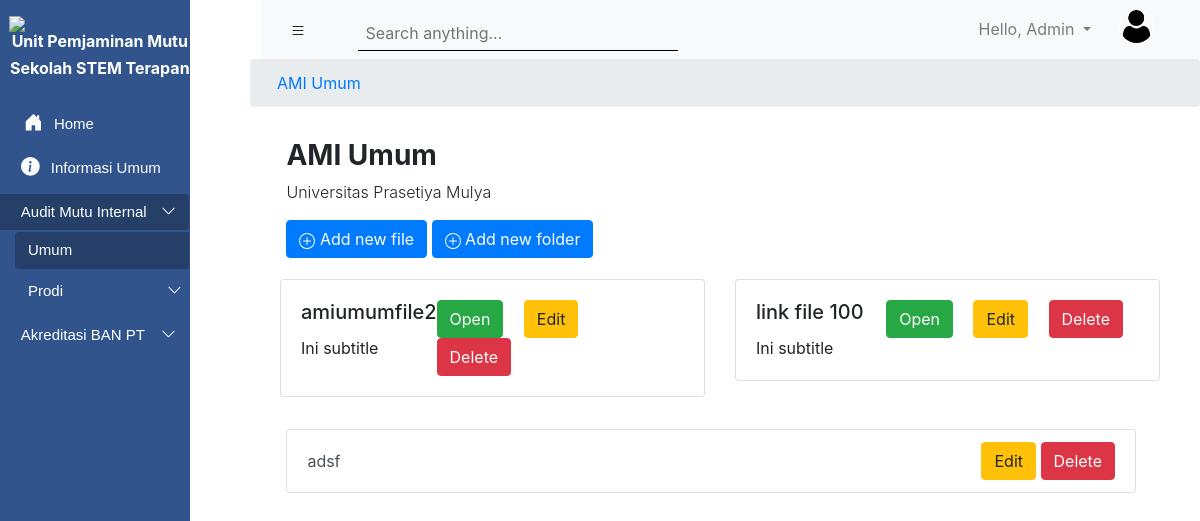
Screenshot of /subfolder1/5/ (signed in) with the database file from the repository.
### upmsite/models.py (models this page shows, shortened)
class Folder(models.Model):
    listKategori = (
        ('AMI', 'AMI'),
        ('ABPT', 'ABPT'),
        ('Informasi Umum', 'Informasi Umum'),
    )
    nama_folder = models.CharField(default='', max_length=256)
    nama_prodi = models.ForeignKey(ProgramStudi, on_delete=models.CASCADE, blank = True, null = True)
    kategori = models.CharField(max_length=50, choices=listKategori)
    public_status = models.BooleanField(default = True)
    created_at = models.DateTimeField(auto_now_add=True)
    updated_at = models.DateTimeField(auto_now=True)
    isAllowNewFolder = models.BooleanField(default = True)
    isAllowNewFile = models.BooleanField(default = True)
    class Meta:
        ordering = ['-updated_at']

class File(models.Model):
    nama_file = models.CharField(max_length=250)
    nama_folder = models.ForeignKey(Folder, on_delete=models.CASCADE, blank = True, null = True)
    file_attachment = models.FileField(blank = True, null = True)
    public_status = models.BooleanField(default=True)

class SubFolder01(models.Model):
    nama_folder = models.CharField(max_length=520)
    parent_folder = models.ForeignKey(Folder, on_delete=models.CASCADE)

### Accounts/models.py (models this page shows)
class User(AbstractUser):
    prodi = models.ForeignKey(ProgramStudi, models.SET_NULL, blank=True, null=True, default=None)
    role_list = (
        ('Admin', 'Admin'),
        ('Faculty Member', 'Faculty Member'),
        ('Professional Staf', 'Professional Staf')
    )
    roles = models.CharField(choices=role_list, max_length=40)
    profile_picture = models.ImageField(null=True, blank=True)
    objects = UserManager

### upmsite/viewscinta.py (the view, shortened to what this page needs)
# urls.py: path('subfolder1/<int:pk_parent>/', viewscinta.SubFolder1List, name="subfolder1-list"),
def SubFolder1List(request, pk_parent):
    roles = request.user.roles
    prodi = request.user.prodi
    semua_prodi = models_account.ProgramStudi.objects.all()
    prodi_terpilih = models_account.ProgramStudi.objects.filter(id=prodi.id)
    ami_umum = models.Folder.objects.filter(nama_prodi=None, kategori='AMI')
    abpt_umum = models.Folder.objects.filter(nama_prodi=None, kategori='ABPT')
    link1 = data_pk_prodidef()
    global data_pk_prodi1
    data_pk_prodi1 = pk_parent
    amiumum = models.Folder.objects.get(id=pk_parent)
    if amiumum.kategori == 'AMI':
        amiumum_folders = models.SubFolder01.objects.filter(parent_folder__id = pk_parent)
        amiumum_files = models.File.objects.filter(nama_folder__id = pk_parent)
        kategori = amiumum.kategori
        print(amiumum.nama_prodi)
        context = {
            'bagian': amiumum.nama_prodi,
            'kategori': kategori,
            'folder': amiumum_folders,
            'files': amiumum_files,
            'pk_parent': pk_parent,
            'link1': link1,
            'judul': amiumum,
        }
    context1 = {
        'roles': roles,
        'ami_umum': ami_umum,
        'abpt_umum': abpt_umum,
        'semua_prodi': semua_prodi,
        'prodi_terpilih': prodi_terpilih,
    }
    return render(request, 'Akreditasi/SubFolder1List.html', {**context , **context1})

### upmsite/viewscinta.py (called while the page is built)
def data_pk_prodidef():
    return data_pk_prodi

### Templates/Akreditasi/SubFolder1List.html (shortened to what this page needs)
{% extends 'main.html' %}
{% load static %}
{% block content %}
<section>
  <nav aria-label="breadcrumb">
      <ol class="breadcrumb">
        {% if kategori == 'Informasi Umum' %}
        <li class="breadcrumb-item"><a href="{% url 'folder-list' kategori=kategori pk_prodi=link1 %}">{{kategori}}</a></li>
        <li class="breadcrumb-item active" aria-current="page" href="">{{judul.nama_folder}}</li>
        {% elif bagian == None %}
        <li class="breadcrumb-item"><a href="">{{judul.nama_folder}}</a></li>
        {% else %}
        <li class="breadcrumb-item"><a href="{% url 'folder-list' kategori=kategori pk_prodi=link1 %}">{{kategori}} {{bagian}}</a></li>
        <li class="breadcrumb-item active" aria-current="page" href="">{{judul.nama_folder}}</li>
        {% endif %}
      </ol>
  </nav>
</section>
  <section class="page-title" style="margin-left: 17.9rem; ">
      <h3 class="font-weight-bold">{{judul.nama_folder}}</h3>
      <p class="font-weight-light">Universitas Prasetiya Mulya</p>
      {%if kategori == 'AMI' %}
      <a class="btn btn-primary" href="{% url 'file-create' pk_parent %}">
        Add new file
      </a>
      <a class="btn btn-primary" href="{% url 'subfolder1-create' pk_parent %}">
        Add new folder
      </a>
      {% endif %}
  </section>
  <section class="folder-card">
    <div class="box-inside">
    <div class="row">
      {% if kategori == 'AMI' %}
      {% for item in files %}
      <div class="col-sm-6" data-role="card-menus">
        <div class="card card3">
          <div class="card-body">
            <div class="card-inside">
                <div class="card-text-inside">
                    <h5 class="card-title">{{item.nama_file}}</h5>
                    <p class="card-text">Ini subtitle</p>
                </div>
                <div>
                    <a href="{% static item.file_attachment.url %}" class="btn btn-success mr-3 btn-card-menu">Open</a>
                    <a href="{% url 'file-update' pk_parent=item.id %}" class="btn btn-warning mr-3 btn-card-menu">Edit</a>
                    <a href="{% url 'file-delete' pk_parent=item.id %}" class="btn btn-danger mr-3 btn-card-menu">Delete</a>
                </div>
            </div>
          </div>
        </div>
      </div>
      {% endfor %}
    </div>
  </div>
  </section>
      <section class="page-title" style="margin-left: 17.9rem; margin-right: 4rem;">
        <div class="list-group">
          {% for itemfolder in folder %}
            <div type="button" class="list-group-item list-group-item-action button list-main" data-role="list-menus" onclick="window.location='{% url 'subfolder2-list' itemfolder.id %}';">
              <a href="" class="text-decoration-none text-reset">{{itemfolder.nama_folder}}</a>
              <div>
                  <a href="{% url 'subfolder1-update' pk_parent=itemfolder.id %}" class="btn btn-warning btn-card-menu">Edit</a>
                  <a href="{% url 'subfolder1-delete' pk_parent=itemfolder.id %}" class="btn btn-danger btn-card-menu">Delete</a>
              </div>
            </div>
          {%endfor%}
        </div>
      </section>
      {% endif %}
  </section>
{% endblock %}

### Templates/main.html (shortened to what this page needs)
{% load static %}
<!DOCTYPE html>
<html lang="en">
<head>
    <link rel="stylesheet" href="https://stackpath.bootstrapcdn.com/bootstrap/4.5.2/css/bootstrap.min.css">
    <link rel="stylesheet" href="{% static 'css/main.css'%}">
</head>
<body>
    <section class="left_navigation" id="leftSidebar">
        <img src="https://lms.prasetiyamulya.ac.id/pluginfile.php/1/core_admin/logo/0x200/1601623298/logo_upm_putih.png" class="prasmul_logo pt-3">
        <h5 class="upmstem"><strong> Unit Pemjaminan Mutu </strong>  </h5>
        <h5 class="upmstem"><strong> Sekolah STEM Terapan </strong> </h5>
        <div class="accordion navigation_menu pt-3" id="accordionExample">
          <div class="card card1">
            <div class="card-header card1-2" id="headingFour">
              <a class="btn btn-link btn-block text-left button1" type="button" href="{% url 'home' %}">
                  Home
                </a>
            </div>
          </div>
          <div class="card card1">
            <div class="card-head card1-2" id="headingOne">
                <a class="btn btn-link btn-block text-left button1 {% if kategori == 'Informasi Umum' %}main-active{% endif %}" type="button" href="{% url 'folder-list' kategori='Informasi Umum' pk_prodi=1 %}">
                  <div class="button-content">
                      Informasi Umum
                  </div>
                </a>
            </div>
          </div>
            <div class="card card1">
              <div class="card-head card1-2" id="headingTwo">
                <h2 class="mb-0">
                  <button class="btn btn-link btn-block text-left collapsed button1 {% if kategori == 'AMI' %}main-active{% endif %}" id="buttonTest" type="button" data-toggle="collapse" data-target="#collapseTwo" aria-expanded="false" aria-controls="collapseTwo">
                    <div class="button-content-2">
                        <div>Audit Mutu Internal</div>
                        <div class="caret">
                          <svg width="1em" height="1em" viewBox="0 0 16 16" class="bi bi-chevron-up" fill="currentColor" xmlns="http://www.w3.org/2000/svg">
                            <path fill-rule="evenodd" d="M7.646 4.646a.5.5 0 0 1 .708 0l6 6a.5.5 0 0 1-.708.708L8 5.707l-5.646 5.647a.5.5 0 0 1-.708-.708l6-6z"/>
                          </svg>
                        </div>
                    </div>
                  </button>
                </h2>
              </div>
              <div id="collapseTwo" class="{% if kategori == 'AMI'%}collapse show{% else %}collapse{% endif %} buttonTest2" aria-labelledby="headingTwo" data-parent="#accordionExample">
                {% for item in ami_umum %}
                <a class="btn btn-link btn-block text-left button1 ml-4 {% if kategori == 'AMI' and prodi == None %}main-active{% endif %}" type="button" href="{% url 'subfolder1-list' pk_parent=item.id %}">
                  Umum
                </a>
                {% endfor %}
                {% if roles == 'Admin' %}
                <div class="accordion navigation_menu" id="accordionExampleTwo">
                  <div class="card-head card1-2" id="headingFour">
                    <h2 class="mb-0">
                      <button class="btn btn-link btn-block-inside text-left collapsed button1 ml-4 {% if kategori == 'AMI' and prodi != None %}main-active{% endif %}" id="buttonTest" type="button" data-toggle="collapse" data-target="#collapseFour" aria-expanded="false" aria-controls="collapseFour">
                        <div class="button-content-3">
                          <div>Prodi</div>
                          <div class="caret">
                            <svg width="1em" height="1em" viewBox="0 0 16 16" class="bi bi-chevron-up" fill="currentColor" xmlns="http://www.w3.org/2000/svg">
                              <path fill-rule="evenodd" d="M7.646 4.646a.5.5 0 0 1 .708 0l6 6a.5.5 0 0 1-.708.708L8 5.707l-5.646 5.647a.5.5 0 0 1-.708-.708l6-6z"/>
                            </svg>
                          </div>
                        </div>
                      </button>
                    </h2>
                  </div>
                </div>
                {% elif roles == 'Faculty Member' %}
                  {% for item in prodi_terpilih %}
                    <a class="btn btn-link btn-block text-left button1 ml-4" type="button" href="{% url 'folder-list' kategori='AMI' pk_prodi=item.id %}">
                      {{item.nama_prodi}}
                    </a>
                  {% endfor %}
                {% endif %}
              </div>
            </div>
            <div class="card card1">
              <div class="card-head card1-2" id="headingThree">
                <h2 class="mb-0">
                  <button class="btn btn-link btn-block text-left collapsed button1" id="buttonTest" type="button" data-toggle="collapse" data-target="#collapseThree" aria-expanded="false" aria-controls="collapseThree">
                    <div class="button-content-2">
                      <div>Akreditasi BAN PT</div>
                      <div class="caret">
                        <svg width="1em" height="1em" viewBox="0 0 16 16" class="bi bi-chevron-up" fill="currentColor" xmlns="http://www.w3.org/2000/svg">
                          <path fill-rule="evenodd" d="M7.646 4.646a.5.5 0 0 1 .708 0l6 6a.5.5 0 0 1-.708.708L8 5.707l-5.646 5.647a.5.5 0 0 1-.708-.708l6-6z"/>
                        </svg>
                      </div>
                  </div>
                  </button>
                </h2>
              </div>
            </div>
        </div>
    </section>
    <section id="rightScreen">
        <nav class="navbar navbar-expand-lg navbar-light bg-light top-bar">
          <div class="right-menu">
            <button class="btn" id="sidebarCollapse">
            </button>
            <div class="search1 ml-4">
              <input class="input-sm border-0 p-2 col-md-11 input_search1" id="searchbox" type="text" placeholder="Search anything...">
            </div>
          </div>
          <div class="profile-area">
            <ul class="navbar-nav ml-auto">
              <li class="nav-item dropdown">
                <a class="nav-link dropdown-toggle user-dropdown" href="#" id="navbarDropdown" role="button" data-toggle="dropdown" aria-haspopup="true" aria-expanded="false">
                  Hello, {{user.first_name}}
                </a>
              </li>
            </ul>
            <div id="container">
              <div class="avatar">
                {% if request.user.profile_picture %}
                  <img src="{{request.user.profile_picture.url}}" alt="">
                {% else %}
                  <img src="{% static 'media/user.png' %}" alt="">
                {% endif %}
              </div>
            </div>
          </div>
        </nav>
    {% block content %}
    {% endblock %}
</body>
</html>

### static/css/main.css (style rules this page uses)
.prasmul_logo { display: block; margin-left: auto; margin-right: auto; width: 90%; }
.upmstem { color: #FFFFFF; font-size: 16px; text-align: center; margin-left: 10px; }
.card1 { font-family: 'Montserrat', sans-serif; font-size: 15px; background: transparent; background-color: transparent; color: white; border-color: transparent; margin-left: -10px; }
.card1-2 { background: transparent; background-color: transparent; border-color: transparent; padding-top: 0.15rem; padding-bottom: 0.15rem; text-decoration: none; }
.card-head { padding-top: .25rem; border-radius: none; border-bottom: -1px; }
.button1 { font-size: 15px; background-color: transparent; color: white; }
.button-content { margin-left: 1.05rem; }
.button-content-2 { margin-left: 1.05rem; display: flex; justify-content: space-between; }
.button-content-3 { display: flex; justify-content: space-between; }
.caret { -moz-transition: all 0.3s linear; -webkit-transition: all 0.3s linear; transition: all 0.3s linear; }
.collapsed .caret { -webkit-transform: rotate(180deg); transform: rotate(180deg); }
.dropdown-toggle:after { transition: 0.7s; }
.btn-block-inside { display: block; width: 91%; }
.house_icon { margin-top: -5px; margin-right: 7px; }
.top-bar { display: flex; justify-content: space-between; }
.avatar { margin-right: 30px; margin-left: 20px; top: 5%; left: 10%; }
.avatar img { width: 35px; height: 35px; border-radius: 100%; border: 1px solid white; }
.profile-area { display: flex; }
.user-dropdown { text-decoration: none; }
.search1 { display: flex; align-items: center; justify-content: center; height: 100%; width: 350px; }
.input_search1 { vertical-align: middle; padding-top: 0.8rem !important; padding-bottom: 0.3rem !important; border-bottom: 1px solid #000 !important; background-color: #f8f9fa; }
.card3 { margin-top: 1rem; }
.card-inside { display: flex; justify-content: space-between; }
.card-text-inside { flex-direction: column; }
@media (min-width:768px) { .left_navigation { max-width: 261px; height: 100vh; background-color: #31548C; position: fixed; transition: all 0.5s; } }
@media (min-width:768px) { #rightScreen { transition: all 0.5s; } }
@media (min-width:768px) { .breadcrumb { margin-left: 250px; } }
@media (min-width:768px) { ol.breadcrumb { padding-left: 27px; } }
@media (min-width:768px) { .page-title { margin-top: 2rem; margin-left: 17.5rem; margin-right: 4rem; } }
@media (min-width:768px) { .box-inside { background: #FFFFFF; padding-top: 5px; margin-left: 15rem; } }
@media (min-width:768px) { .folder-card { margin-left: 2.5rem; margin-right: 2.5rem; } }
@media (min-width:768px) { .top-bar { margin-left: 261px; } }
.right-menu { display: flex; }
.list-main { display: flex; justify-content: space-between; align-items: center; }
.main-active { background-color: #00000041; }

### rows the page displays
Folder: nama_folder "AMI Umum"
User: first_name "Admin"
File: nama_file "amiumumfile2"
File: nama_file "link file 100"
SubFolder01: nama_folder "adsf"
